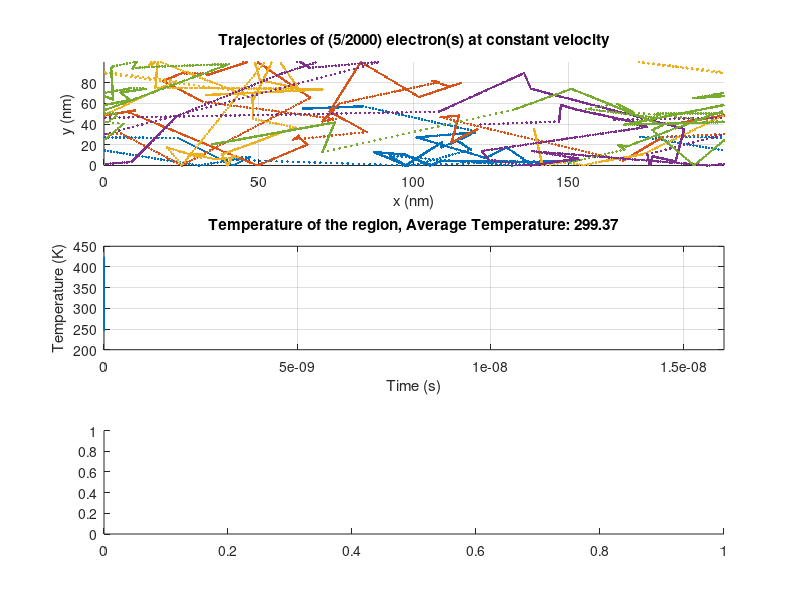

Here is the MATLAB script that generated this plot: (Note: this script raises an error after producing the figure.)
%{
% Author: Maharshi Gurjar
% ELEC 4700 - Modeling of Integrated Devices
% Assignment 1
%}
clc; close all; clear;
set(0, 'DefaultFigureWindowStyle', 'docked')
%Define simulation envrionment and constants
M0 = 9.10938356e-31; %Rest mass of electron
Mass_n = 0.26*M0; %Effective mass of electron
T = 300; % Simulation envrionment temperature (K)
k = 1.38064852e-23; % Boltzmans constant
V_thermal = sqrt(2*k*T/Mass_n) %Thermal Veleocity
Height = 100e-9; % The height of the simulation environment
Length = 200e-9; % The lengthof the simulation environment
nElectrons = 2e3; % Total number of electrons to simulate
nPlotted_Electrons = 5; %Total number of electrons displayed 
Time_Step = Height/V_thermal/100; % Time step of simulation
Iterations = 1000; % Number of iternations to simulate
Show_Movie = 0; %Display steps control
% The mean free path is determined by multipling the thermal velocity 
... by the mean time between collisions: 
MFP = V_thermal * 0.2e-12 %Mean free path 
%The state of the electron  (postion and velocity) is stored in a array
... where each index refers to [x-position y-position v-in-x v-in-y]
Electron_State = zeros(nElectrons,4);

%Temperature will be recorded in the array below
Temperature = zeros(Iterations,1);
%Create a scattering probability
P_Scatterieng = 1 - exp(-Time_Step/0.2e-12);
%Create a distribution using the matlab makedist function
Velocity_PDF = makedist('Normal', 'mu', 0, 'sigma', sqrt(k*T/Mass_n));

%Setting the top/bottom of the boxes specularity
Top_Specular = 0;
Bottom_Specular = 1;


%Generate a random inital population postion and velocity
for i = 1:nElectrons
   Electron_State(i,:) = [Length*rand() Height*rand() random(Velocity_PDF) random(Velocity_PDF)];
end

%Average velocity calculation
Average_Velocity = sqrt ((Electron_State(:,3).^2)/nElectrons + (Electron_State(:,4).^2)/nElectrons);

%We will now move (iterate) over time, updating the positions and direction
...while plotting the state
for i = 1:Iterations
    %The line below updates the x,y position by moving it to a new position
    ... using its current position + the velocity*(time step)
    Electron_State(:,1:2) = Electron_State(:,1:2) + Time_Step.*Electron_State(:,3:4);
    
    %Checking boundary conditions using Matlab matrix equations 
    
    %Check if and move all electrons at X=200nm Bound:
    Electron_State((Electron_State(:,1)>Length),1) = Electron_State((Electron_State(:,1)>Length),1) - Length;
 
    %Check if and move all electrons at X=0nm Bound:
    Electron_State((Electron_State(:,1)<0),1) =Electron_State((Electron_State(:,1)<0),1) + Length;
    
    %Check (if) and move all electrons at Y Bounds and if specular or diffusive:
    if (Top_Specular == 1)
       Electron_State((Electron_State(:,2)>Height),4) = -1*Electron_State((Electron_State(:,2)>Height),4) ;
       Electron_State((Electron_State(:,2)>Height),2) = 2*Height - Electron_State((Electron_State(:,2)>Height),2);
    else
       Electron_State((Electron_State(:,2)>Height),4) = -random(Velocity_PDF);
       Electron_State((Electron_State(:,2)>Height),3) = random(Velocity_PDF);
    end
    if (Bottom_Specular == 1)
        Electron_State((Electron_State(:,2)<0),4) = -1*Electron_State((Electron_State(:,2)<0),4) ;
        Electron_State((Electron_State(:,2)<0),2) = -Electron_State((Electron_State(:,2)<0),2);
    else
       Electron_State((Electron_State(:,2)>Height),4) = random(Velocity_PDF);
       Electron_State((Electron_State(:,2)>Height),3) = random(Velocity_PDF);
    end
    %Add scattering
    j = rand(nElectrons,1) < P_Scatterieng;
    Electron_State(j,3:4) = random(Velocity_PDF,[sum(j),2]);
 
    % Stores the Electron [x y] posistions in the Trajectories vector
    ... for each different electron in a new coloum
    for j = 1: nPlotted_Electrons
       Trajectories_x(i,j) = Electron_State(j,1); 
       Trajectories_y(i,j) = Electron_State(j,2);
    end
    %To calcuatle the themal energy, Maxwell's principle of equipartion 
    ... is used,  where the final equation then becomes;
    Temperature(i) = ( sum (Electron_State(:,3).^2) + sum(Electron_State(:,4).^2)) * Mass_n / k / 2 / nElectrons;
    
    %Shows the pathing of the electron, as well as the updating trajectory
    if Show_Movie && mod(i,50)
       figure(1)
       hold off;
       plot(Electron_State(1:nPlotted_Electrons,1)./1e-9,Electron_State(1:nPlotted_Electrons,2)./1e-9,'o');
       grid on;
       axis([0 Length/1e-9 0 Height/1e-9]);
       xlabel('x (nm)');
       ylabel('y (nm)');
       title(sprintf("Plotting (%d/%d) electron at constant velocity",nPlotted_Electrons,nElectrons));
       hold on;
    end
end
figure("name","Trajectory, temperature and speed results results")
subplot(3,1,1)
hold on;
plot(Trajectories_x(:,1:nPlotted_Electrons)./1e-9, Trajectories_y(:,1:nPlotted_Electrons)./1e-9,'.');
hold off;
axis([0 Length/1e-9 0 Height/1e-9]);
xlabel('x (nm)');
ylabel('y (nm)');
grid on;
title(sprintf("Trajectories of (%d/%d) electron(s) at constant velocity",nPlotted_Electrons,nElectrons));

subplot(3,1,2)
plot(Time_Step*(0:Iterations-1), Temperature);
grid on;
xlim([0 Time_Step*Iterations])
title(sprintf("Temperature of the region, Average Temperature: %.2f",mean(Temperature)))
xlabel('Time (s)');
ylabel('Temperature (K)');

subplot(3,1,3)
Velocity = sqrt(Electron_State(:,3).^2 + Electron_State(:,4).^2);
histogram(Velocity);
title(sprintf("Electron Velocity, Average Velocity: %.2d",mean(Velocity)));
xlabel("Speed (m/s)");
ylabel("Number of particles");
grid on;
